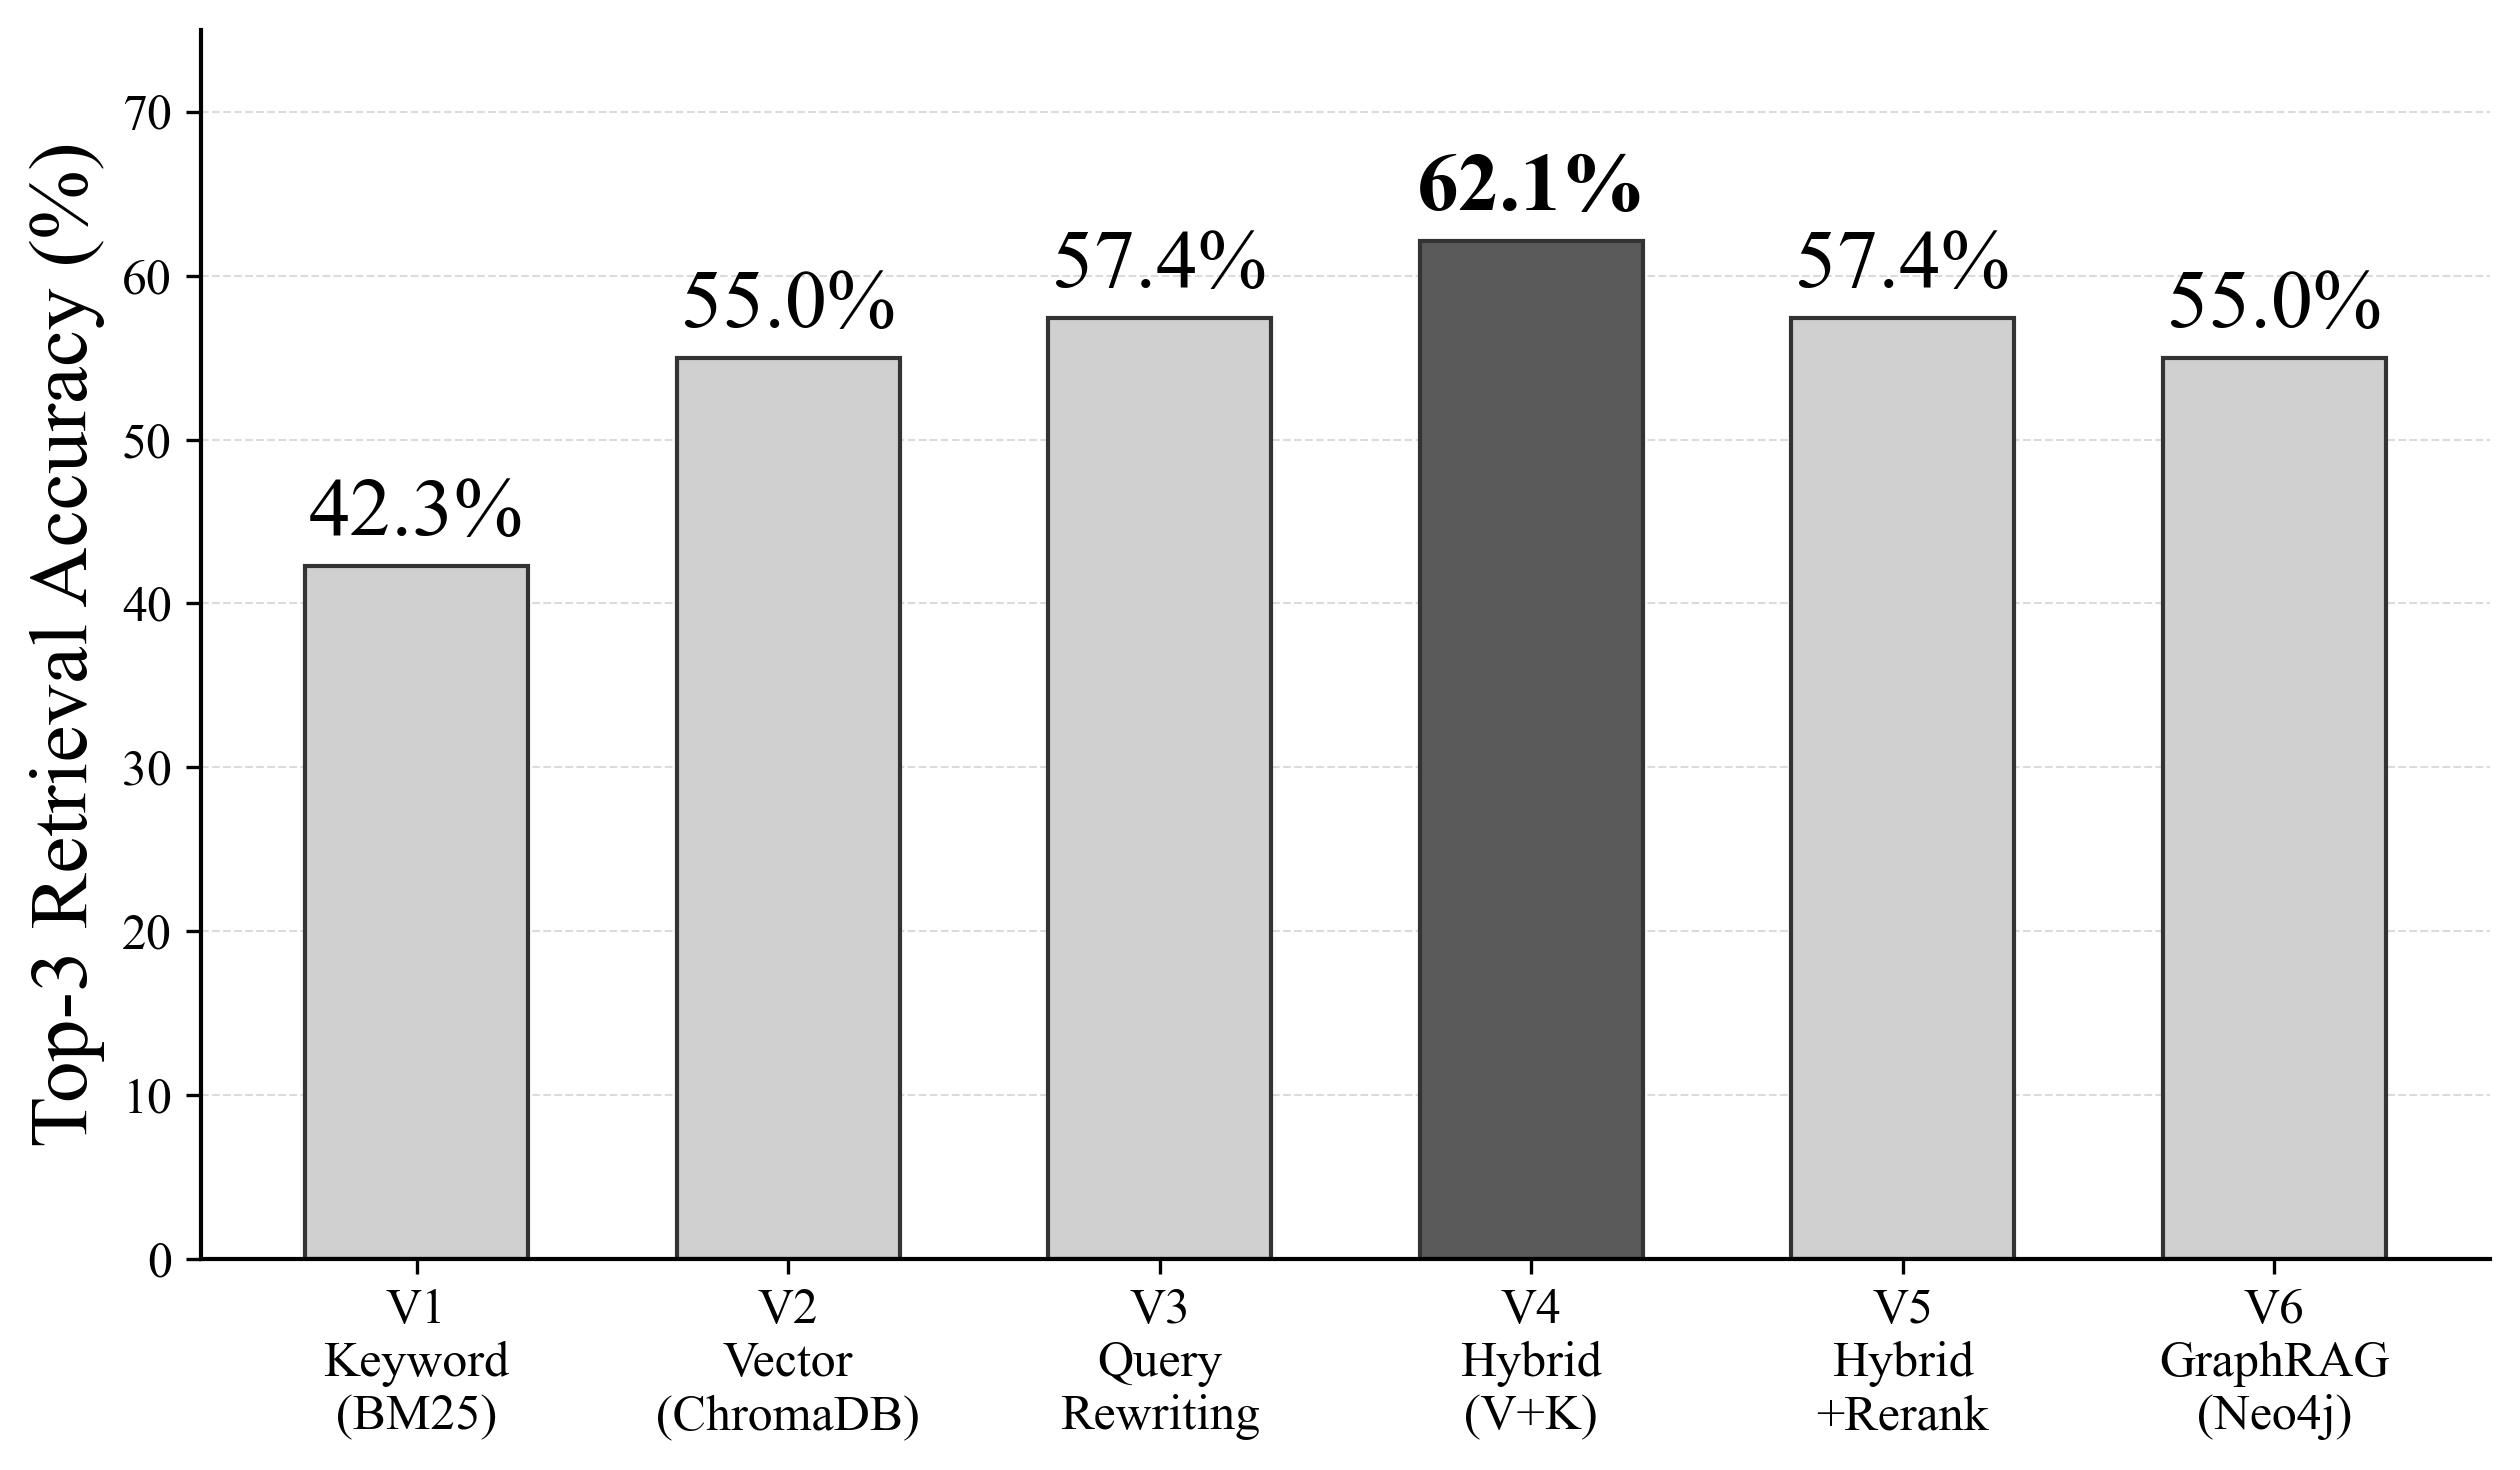

Write the Python code that produced this figure.
"""Figure 4: RAG 방식별 Top-3 정확도 비교 막대그래프 (논문용).

JICS_paper_v2.md §Ⅳ.4.2 (나) 표 2 시각화.
- V4 (Hybrid) 강조 (검정 채움), 나머지는 회색 채움
- 학술 스타일 (흑백 친화·Times New Roman·minimal grid)
- 출력: docs/fig4_rag_comparison.png (300 DPI)
"""
from pathlib import Path
import matplotlib.pyplot as plt
import matplotlib as mpl

OUT = Path(__file__).parent / "fig4_rag_comparison.png"

# 데이터 (JICS_paper_v2.md 표 2)
versions = ["V1", "V2", "V3", "V4", "V5", "V6"]
methods = [
    "Keyword\n(BM25)",
    "Vector\n(ChromaDB)",
    "Query\nRewriting",
    "Hybrid\n(V+K)",
    "Hybrid\n+Rerank",
    "GraphRAG\n(Neo4j)",
]
accuracy = [42.3, 55.0, 57.4, 62.1, 57.4, 55.0]

# 학술 스타일 설정
mpl.rcParams["font.family"] = "Times New Roman"
mpl.rcParams["axes.unicode_minus"] = False

fig, ax = plt.subplots(figsize=(8.5, 5.0), dpi=300)

# 최고 성능(V4)만 진한 회색, 나머지는 옅은 회색 (전체 톤 다운)
colors = ["#D0D0D0"] * len(versions)
best_idx = accuracy.index(max(accuracy))
colors[best_idx] = "#5A5A5A"

bars = ax.bar(
    versions, accuracy,
    color=colors,
    edgecolor="#333333",
    linewidth=1.0,
    width=0.6,
)

# 막대 위에 정확도 값 표시
for bar, acc in zip(bars, accuracy):
    h = bar.get_height()
    weight = "bold" if acc == max(accuracy) else "normal"
    ax.text(
        bar.get_x() + bar.get_width() / 2, h + 0.8,
        f"{acc:.1f}%",
        ha="center", va="bottom",
        fontsize=20, fontweight=weight,
    )

# X축 라벨 (버전 + 방식)
ax.set_xticks(range(len(versions)))
ax.set_xticklabels([f"{v}\n{m}" for v, m in zip(versions, methods)], fontsize=12)

# Y축
ax.set_ylabel("Top-3 Retrieval Accuracy (%)", fontsize=20)
ax.set_ylim(0, 75)
ax.set_yticks(range(0, 76, 10))
ax.tick_params(axis="y", labelsize=12)

# 축 스타일 (학술 minimal)
ax.spines["top"].set_visible(False)
ax.spines["right"].set_visible(False)
ax.spines["left"].set_linewidth(1.0)
ax.spines["bottom"].set_linewidth(1.0)

# 가벼운 가로 그리드
ax.yaxis.grid(True, linestyle="--", linewidth=0.5, color="#CCCCCC", alpha=0.7)
ax.set_axisbelow(True)

plt.tight_layout()
plt.savefig(OUT, dpi=300, bbox_inches="tight", facecolor="white")
print(f"saved: {OUT} ({OUT.stat().st_size} bytes)")
